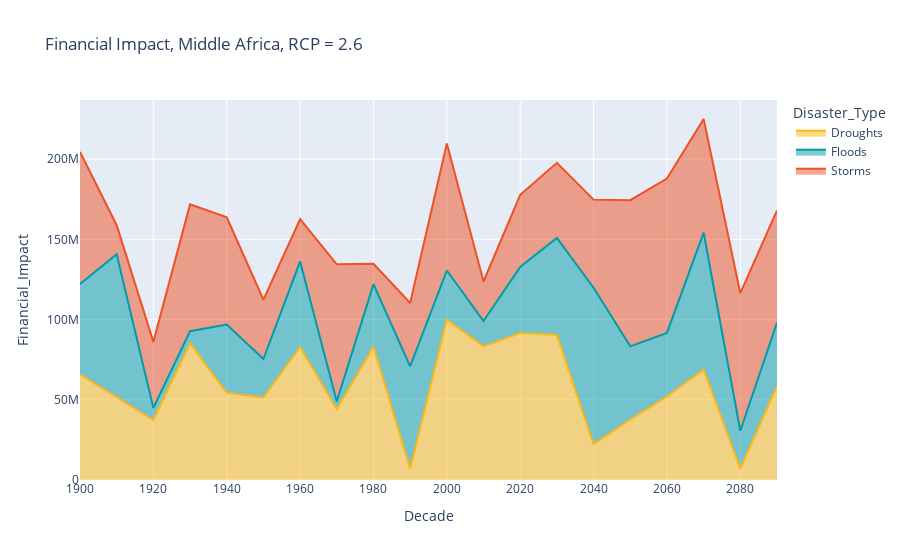

The code cell stored with this chart in its notebook:
### Code cell
df = MA
fig = px.area(df, x="Decade", y="Financial_Impact", color="Disaster_Type", title="Financial Impact, Middle Africa, RCP = 2.6",color_discrete_sequence=["#FDB714", "#009CA7", "#F05023"])
fig.show()

### Figure 1 — Plotly figure (JSON) as saved in the notebook; plotly's stock layout.template omitted (floating-point values rounded to 4 significant figures)
{"data": [{"hovertemplate": "Disaster_Type=Droughts<br>Decade=%{x}<br>Financial_Impact=%{y}<extra></extra>", "legendgroup": "Droughts", "line": {"color": "#FDB714"}, "mode": "lines", "name": "Droughts", "orientation": "v", "showlegend": true, "stackgroup": "1", "type": "scatter", "x": [1900, 1910, 1920, 1930, 1940, 1950, 1960, 1970, 1980, 1990, 2000, 2010, 2020, 2030, 2040, 2050, 2060, 2070, 2080, 2090], "xaxis": "x", "y": [65910840, 51561337, 37396928, 85239447, 54340290, 51460388, 82931198, 44130496, 83036462, 7087136, 99936784, 83347942, 91631834, 90363522, 22307624, 37639162, 52073418, 68897461, 7150227, 58458805], "yaxis": "y"}, {"hovertemplate": "Disaster_Type=Floods<br>Decade=%{x}<br>Financial_Impact=%{y}<extra></extra>", "legendgroup": "Floods", "line": {"color": "#009CA7"}, "mode": "lines", "name": "Floods", "orientation": "v", "showlegend": true, "stackgroup": "1", "type": "scatter", "x": [1900, 1910, 1920, 1930, 1940, 1950, 1960, 1970, 1980, 1990, 2000, 2010, 2020, 2030, 2040, 2050, 2060, 2070, 2080, 2090], "xaxis": "x", "y": [56294911, 89207635, 7523902, 7557490, 42642946, 23996755, 53385767, 4870936, 39017789, 63806173, 30694820, 15771858, 41233212, 60619316, 97546734, 45712671, 39638173, 85299631, 23535758, 39690956], "yaxis": "y"}, {"hovertemplate": "Disaster_Type=Storms<br>Decade=%{x}<br>Financial_Impact=%{y}<extra></extra>", "legendgroup": "Storms", "line": {"color": "#F05023"}, "mode": "lines", "name": "Storms", "orientation": "v", "showlegend": true, "stackgroup": "1", "type": "scatter", "x": [1900, 1910, 1920, 1930, 1940, 1950, 1960, 1970, 1980, 1990, 2000, 2010, 2020, 2030, 2040, 2050, 2060, 2070, 2080, 2090], "xaxis": "x", "y": [82397334, 18078566, 41210606, 79069493, 66744305, 36949725, 26295760, 85467791, 12709161, 39442042, 79196889, 24644639, 44943038, 46813948, 54966299, 91101413, 96214604, 70900950, 85785690, 69897929], "yaxis": "y"}], "layout": {"legend": {"title": {"text": "Disaster_Type"}, "tracegroupgap": 0}, "title": {"text": "Financial Impact, Middle Africa, RCP = 2.6"}, "xaxis": {"anchor": "y", "domain": [0, 1], "title": {"text": "Decade"}}, "yaxis": {"anchor": "x", "domain": [0, 1], "title": {"text": "Financial_Impact"}}}}
